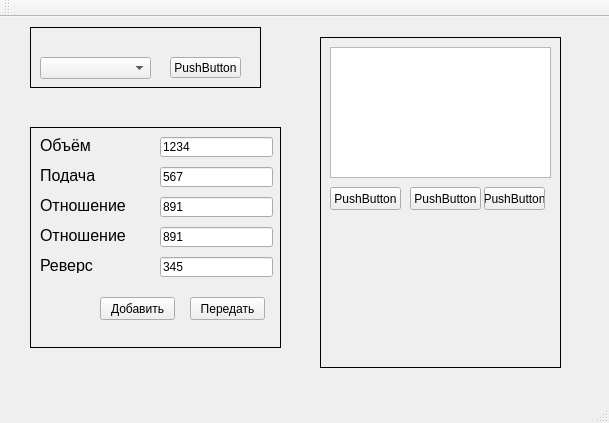
<?xml version="1.0" encoding="UTF-8"?>
<ui version="4.0">
 <class>MainWindow</class>
 <widget class="QMainWindow" name="MainWindow">
  <property name="geometry">
   <rect>
    <x>0</x>
    <y>0</y>
    <width>609</width>
    <height>423</height>
   </rect>
  </property>
  <property name="windowTitle">
   <string>MainWindow</string>
  </property>
  <widget class="QWidget" name="centralWidget">
   <widget class="QFrame" name="frame_com">
    <property name="geometry">
     <rect>
      <x>30</x>
      <y>10</y>
      <width>231</width>
      <height>61</height>
     </rect>
    </property>
    <property name="frameShape">
     <enum>QFrame::Box</enum>
    </property>
    <property name="frameShadow">
     <enum>QFrame::Plain</enum>
    </property>
    <widget class="QComboBox" name="comboBox">
     <property name="geometry">
      <rect>
       <x>10</x>
       <y>30</y>
       <width>111</width>
       <height>22</height>
      </rect>
     </property>
    </widget>
    <widget class="QPushButton" name="pushButton_com">
     <property name="geometry">
      <rect>
       <x>140</x>
       <y>30</y>
       <width>71</width>
       <height>21</height>
      </rect>
     </property>
     <property name="text">
      <string>PushButton</string>
     </property>
    </widget>
   </widget>
   <widget class="QFrame" name="frame_sinle">
    <property name="geometry">
     <rect>
      <x>30</x>
      <y>110</y>
      <width>251</width>
      <height>221</height>
     </rect>
    </property>
    <property name="frameShape">
     <enum>QFrame::Box</enum>
    </property>
    <property name="frameShadow">
     <enum>QFrame::Plain</enum>
    </property>
    <widget class="QLabel" name="label_3">
     <property name="geometry">
      <rect>
       <x>10</x>
       <y>70</y>
       <width>91</width>
       <height>16</height>
      </rect>
     </property>
     <property name="font">
      <font>
       <pointsize>12</pointsize>
      </font>
     </property>
     <property name="text">
      <string>Отношение</string>
     </property>
    </widget>
    <widget class="QLineEdit" name="lineEdit">
     <property name="geometry">
      <rect>
       <x>130</x>
       <y>10</y>
       <width>113</width>
       <height>20</height>
      </rect>
     </property>
     <property name="text">
      <string>1234</string>
     </property>
     <property name="maxLength">
      <number>4</number>
     </property>
    </widget>
    <widget class="QLabel" name="label_2">
     <property name="geometry">
      <rect>
       <x>10</x>
       <y>40</y>
       <width>71</width>
       <height>16</height>
      </rect>
     </property>
     <property name="font">
      <font>
       <pointsize>12</pointsize>
      </font>
     </property>
     <property name="text">
      <string>Подача</string>
     </property>
    </widget>
    <widget class="QPushButton" name="pushButton_transmit">
     <property name="geometry">
      <rect>
       <x>160</x>
       <y>170</y>
       <width>75</width>
       <height>23</height>
      </rect>
     </property>
     <property name="text">
      <string>Передать</string>
     </property>
    </widget>
    <widget class="QLineEdit" name="lineEdit_4">
     <property name="geometry">
      <rect>
       <x>130</x>
       <y>130</y>
       <width>113</width>
       <height>20</height>
      </rect>
     </property>
     <property name="text">
      <string>345</string>
     </property>
     <property name="maxLength">
      <number>3</number>
     </property>
    </widget>
    <widget class="QLabel" name="label_4">
     <property name="geometry">
      <rect>
       <x>10</x>
       <y>130</y>
       <width>71</width>
       <height>16</height>
      </rect>
     </property>
     <property name="font">
      <font>
       <pointsize>12</pointsize>
      </font>
     </property>
     <property name="text">
      <string>Реверс</string>
     </property>
    </widget>
    <widget class="QLabel" name="label">
     <property name="geometry">
      <rect>
       <x>10</x>
       <y>10</y>
       <width>71</width>
       <height>16</height>
      </rect>
     </property>
     <property name="font">
      <font>
       <pointsize>12</pointsize>
      </font>
     </property>
     <property name="text">
      <string>Объём</string>
     </property>
    </widget>
    <widget class="QLineEdit" name="lineEdit_2">
     <property name="geometry">
      <rect>
       <x>130</x>
       <y>40</y>
       <width>113</width>
       <height>20</height>
      </rect>
     </property>
     <property name="text">
      <string>567</string>
     </property>
     <property name="maxLength">
      <number>3</number>
     </property>
    </widget>
    <widget class="QLineEdit" name="lineEdit_3">
     <property name="geometry">
      <rect>
       <x>130</x>
       <y>70</y>
       <width>113</width>
       <height>20</height>
      </rect>
     </property>
     <property name="text">
      <string>891</string>
     </property>
     <property name="maxLength">
      <number>3</number>
     </property>
    </widget>
    <widget class="QPushButton" name="pushButton_add">
     <property name="geometry">
      <rect>
       <x>70</x>
       <y>170</y>
       <width>75</width>
       <height>23</height>
      </rect>
     </property>
     <property name="text">
      <string>Добавить</string>
     </property>
    </widget>
    <widget class="QLabel" name="label_5">
     <property name="geometry">
      <rect>
       <x>10</x>
       <y>100</y>
       <width>91</width>
       <height>16</height>
      </rect>
     </property>
     <property name="font">
      <font>
       <pointsize>12</pointsize>
      </font>
     </property>
     <property name="text">
      <string>Отношение</string>
     </property>
    </widget>
    <widget class="QLineEdit" name="lineEdit_5">
     <property name="geometry">
      <rect>
       <x>130</x>
       <y>100</y>
       <width>113</width>
       <height>20</height>
      </rect>
     </property>
     <property name="text">
      <string>891</string>
     </property>
     <property name="maxLength">
      <number>3</number>
     </property>
    </widget>
   </widget>
   <widget class="QFrame" name="frame">
    <property name="geometry">
     <rect>
      <x>320</x>
      <y>20</y>
      <width>241</width>
      <height>331</height>
     </rect>
    </property>
    <property name="frameShape">
     <enum>QFrame::Box</enum>
    </property>
    <property name="frameShadow">
     <enum>QFrame::Plain</enum>
    </property>
    <widget class="QTableView" name="tableView">
     <property name="geometry">
      <rect>
       <x>10</x>
       <y>10</y>
       <width>221</width>
       <height>131</height>
      </rect>
     </property>
    </widget>
    <widget class="QPushButton" name="pushButton_3">
     <property name="geometry">
      <rect>
       <x>164</x>
       <y>150</y>
       <width>61</width>
       <height>23</height>
      </rect>
     </property>
     <property name="text">
      <string>PushButton</string>
     </property>
    </widget>
    <widget class="QPushButton" name="pushButton_4">
     <property name="geometry">
      <rect>
       <x>90</x>
       <y>150</y>
       <width>71</width>
       <height>23</height>
      </rect>
     </property>
     <property name="text">
      <string>PushButton</string>
     </property>
    </widget>
    <widget class="QPushButton" name="pushButton_5">
     <property name="geometry">
      <rect>
       <x>10</x>
       <y>150</y>
       <width>71</width>
       <height>23</height>
      </rect>
     </property>
     <property name="text">
      <string>PushButton</string>
     </property>
    </widget>
   </widget>
   <zorder>frame_sinle</zorder>
   <zorder>frame_com</zorder>
   <zorder>frame</zorder>
  </widget>
  <widget class="QMenuBar" name="menuBar">
   <property name="geometry">
    <rect>
     <x>0</x>
     <y>0</y>
     <width>609</width>
     <height>21</height>
    </rect>
   </property>
  </widget>
  <widget class="QToolBar" name="mainToolBar">
   <attribute name="toolBarArea">
    <enum>TopToolBarArea</enum>
   </attribute>
   <attribute name="toolBarBreak">
    <bool>false</bool>
   </attribute>
  </widget>
  <widget class="QStatusBar" name="statusBar"/>
 </widget>
 <layoutdefault spacing="6" margin="11"/>
 <resources/>
 <connections/>
</ui>
